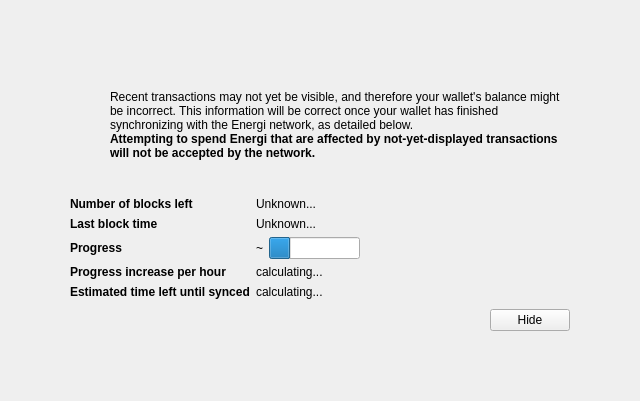
<?xml version="1.0" encoding="UTF-8"?>
<ui version="4.0">
 <class>ModalOverlay</class>
 <widget class="ModalOverlay" name="ModalOverlay">
  <property name="geometry">
   <rect>
    <x>0</x>
    <y>0</y>
    <width>640</width>
    <height>401</height>
   </rect>
  </property>
  <property name="windowTitle">
   <string>Form</string>
  </property>
  <layout class="QVBoxLayout" name="verticalLayout" stretch="0">
   <property name="sizeConstraint">
    <enum>QLayout::SetDefaultConstraint</enum>
   </property>
   <property name="leftMargin">
    <number>0</number>
   </property>
   <property name="topMargin">
    <number>0</number>
   </property>
   <property name="rightMargin">
    <number>0</number>
   </property>
   <property name="bottomMargin">
    <number>0</number>
   </property>
   <item>
    <widget class="QWidget" name="bgWidget" native="true">
     <property name="styleSheet">
      <string notr="true"/>
     </property>
     <layout class="QVBoxLayout" name="verticalLayoutMain" stretch="0">
      <property name="leftMargin">
       <number>60</number>
      </property>
      <property name="topMargin">
       <number>60</number>
      </property>
      <property name="rightMargin">
       <number>60</number>
      </property>
      <property name="bottomMargin">
       <number>60</number>
      </property>
      <item>
       <widget class="QWidget" name="contentWidget" native="true">
        <property name="styleSheet">
         <string notr="true"/>
        </property>
        <layout class="QVBoxLayout" name="verticalLayoutSub" stretch="1,0,0,0,0">
         <property name="spacing">
          <number>0</number>
         </property>
         <property name="leftMargin">
          <number>10</number>
         </property>
         <property name="topMargin">
          <number>10</number>
         </property>
         <property name="rightMargin">
          <number>10</number>
         </property>
         <property name="bottomMargin">
          <number>10</number>
         </property>
         <item>
          <layout class="QHBoxLayout" name="horizontalLayoutIconText" stretch="0,1">
           <property name="topMargin">
            <number>20</number>
           </property>
           <item>
            <layout class="QVBoxLayout" name="verticalLayoutIcon">
             <property name="leftMargin">
              <number>0</number>
             </property>
             <item>
              <widget class="QPushButton" name="warningIcon">
               <property name="enabled">
                <bool>false</bool>
               </property>
               <property name="text">
                <string/>
               </property>
               <property name="icon">
                <iconset>
                 <normaloff>:/icons/warning</normaloff>
                 <disabledoff>:/icons/warning</disabledoff>:/icons/warning</iconset>
               </property>
               <property name="iconSize">
                <size>
                 <width>48</width>
                 <height>48</height>
                </size>
               </property>
               <property name="flat">
                <bool>true</bool>
               </property>
              </widget>
             </item>
             <item>
              <spacer name="verticalSpacerWarningIcon">
               <property name="orientation">
                <enum>Qt::Vertical</enum>
               </property>
               <property name="sizeHint" stdset="0">
                <size>
                 <width>20</width>
                 <height>40</height>
                </size>
               </property>
              </spacer>
             </item>
            </layout>
           </item>
           <item>
            <layout class="QVBoxLayout" name="verticalLayoutInfoText">
             <property name="leftMargin">
              <number>0</number>
             </property>
             <property name="topMargin">
              <number>0</number>
             </property>
             <item>
              <widget class="QLabel" name="infoText">
               <property name="text">
                <string>Recent transactions may not yet be visible, and therefore your wallet's balance might be incorrect. This information will be correct once your wallet has finished synchronizing with the Energi network, as detailed below.</string>
               </property>
               <property name="textFormat">
                <enum>Qt::RichText</enum>
               </property>
               <property name="wordWrap">
                <bool>true</bool>
               </property>
              </widget>
             </item>
             <item>
              <widget class="QLabel" name="infoTextStrong">
               <property name="font">
                <font>
                 <weight>75</weight>
                 <bold>true</bold>
                </font>
               </property>
               <property name="text">
                <string>Attempting to spend Energi that are affected by not-yet-displayed transactions will not be accepted by the network.</string>
               </property>
               <property name="textFormat">
                <enum>Qt::RichText</enum>
               </property>
               <property name="wordWrap">
                <bool>true</bool>
               </property>
              </widget>
             </item>
             <item>
              <spacer name="verticalSpacerInTextSpace">
               <property name="orientation">
                <enum>Qt::Vertical</enum>
               </property>
               <property name="sizeHint" stdset="0">
                <size>
                 <width>20</width>
                 <height>40</height>
                </size>
               </property>
              </spacer>
             </item>
            </layout>
           </item>
          </layout>
         </item>
         <item>
          <spacer name="verticalSpacerAfterText">
           <property name="orientation">
            <enum>Qt::Vertical</enum>
           </property>
           <property name="sizeHint" stdset="0">
            <size>
             <width>20</width>
             <height>40</height>
            </size>
           </property>
          </spacer>
         </item>
         <item>
          <layout class="QFormLayout" name="formLayout">
           <property name="fieldGrowthPolicy">
            <enum>QFormLayout::FieldsStayAtSizeHint</enum>
           </property>
           <property name="horizontalSpacing">
            <number>6</number>
           </property>
           <property name="verticalSpacing">
            <number>6</number>
           </property>
           <property name="topMargin">
            <number>10</number>
           </property>
           <item row="0" column="0">
            <widget class="QLabel" name="labelNumberOfBlocksLeft">
             <property name="font">
              <font>
               <weight>75</weight>
               <bold>true</bold>
              </font>
             </property>
             <property name="text">
              <string>Number of blocks left</string>
             </property>
            </widget>
           </item>
           <item row="0" column="1">
            <widget class="QLabel" name="numberOfBlocksLeft">
             <property name="text">
              <string>Unknown...</string>
             </property>
            </widget>
           </item>
           <item row="1" column="0">
            <widget class="QLabel" name="labelLastBlockTime">
             <property name="font">
              <font>
               <weight>75</weight>
               <bold>true</bold>
              </font>
             </property>
             <property name="text">
              <string>Last block time</string>
             </property>
            </widget>
           </item>
           <item row="1" column="1">
            <widget class="QLabel" name="newestBlockDate">
             <property name="sizePolicy">
              <sizepolicy hsizetype="Maximum" vsizetype="Preferred">
               <horstretch>0</horstretch>
               <verstretch>0</verstretch>
              </sizepolicy>
             </property>
             <property name="text">
              <string>Unknown...</string>
             </property>
            </widget>
           </item>
           <item row="2" column="0">
            <widget class="QLabel" name="labelSyncDone">
             <property name="font">
              <font>
               <weight>75</weight>
               <bold>true</bold>
              </font>
             </property>
             <property name="text">
              <string>Progress</string>
             </property>
            </widget>
           </item>
           <item row="2" column="1">
            <layout class="QHBoxLayout" name="horizontalLayoutSync" stretch="0,1">
             <item>
              <widget class="QLabel" name="percentageProgress">
               <property name="text">
                <string notr="true">~</string>
               </property>
              </widget>
             </item>
             <item>
              <widget class="QProgressBar" name="progressBar">
               <property name="value">
                <number>24</number>
               </property>
               <property name="format">
                <string/>
               </property>
              </widget>
             </item>
            </layout>
           </item>
           <item row="4" column="0">
            <widget class="QLabel" name="labelProgressIncrease">
             <property name="font">
              <font>
               <weight>75</weight>
               <bold>true</bold>
              </font>
             </property>
             <property name="text">
              <string>Progress increase per hour</string>
             </property>
            </widget>
           </item>
           <item row="4" column="1">
            <widget class="QLabel" name="progressIncreasePerH">
             <property name="text">
              <string>calculating...</string>
             </property>
            </widget>
           </item>
           <item row="5" column="0">
            <widget class="QLabel" name="labelEstimatedTimeLeft">
             <property name="font">
              <font>
               <weight>75</weight>
               <bold>true</bold>
              </font>
             </property>
             <property name="text">
              <string>Estimated time left until synced</string>
             </property>
            </widget>
           </item>
           <item row="5" column="1">
            <widget class="QLabel" name="expectedTimeLeft">
             <property name="text">
              <string>calculating...</string>
             </property>
            </widget>
           </item>
          </layout>
         </item>
         <item>
          <layout class="QHBoxLayout" name="horizontalLayoutButtons">
           <property name="leftMargin">
            <number>10</number>
           </property>
           <property name="topMargin">
            <number>10</number>
           </property>
           <item>
            <spacer name="horizontalSpacer">
             <property name="orientation">
              <enum>Qt::Horizontal</enum>
             </property>
             <property name="sizeHint" stdset="0">
              <size>
               <width>40</width>
               <height>20</height>
              </size>
             </property>
            </spacer>
           </item>
           <item>
            <widget class="QPushButton" name="closeButton">
             <property name="text">
              <string>Hide</string>
             </property>
            </widget>
           </item>
          </layout>
         </item>
         <item>
          <layout class="QVBoxLayout" name="verticalLayout_2">
           <item>
            <spacer name="verticalSpacer">
             <property name="orientation">
              <enum>Qt::Vertical</enum>
             </property>
             <property name="sizeHint" stdset="0">
              <size>
               <width>20</width>
               <height>40</height>
              </size>
             </property>
            </spacer>
           </item>
          </layout>
         </item>
        </layout>
       </widget>
      </item>
     </layout>
    </widget>
   </item>
  </layout>
 </widget>
 <customwidgets>
  <customwidget>
   <class>ModalOverlay</class>
   <extends>QWidget</extends>
   <header>modaloverlay.h</header>
   <container>1</container>
  </customwidget>
 </customwidgets>
 <resources/>
 <connections/>
</ui>
